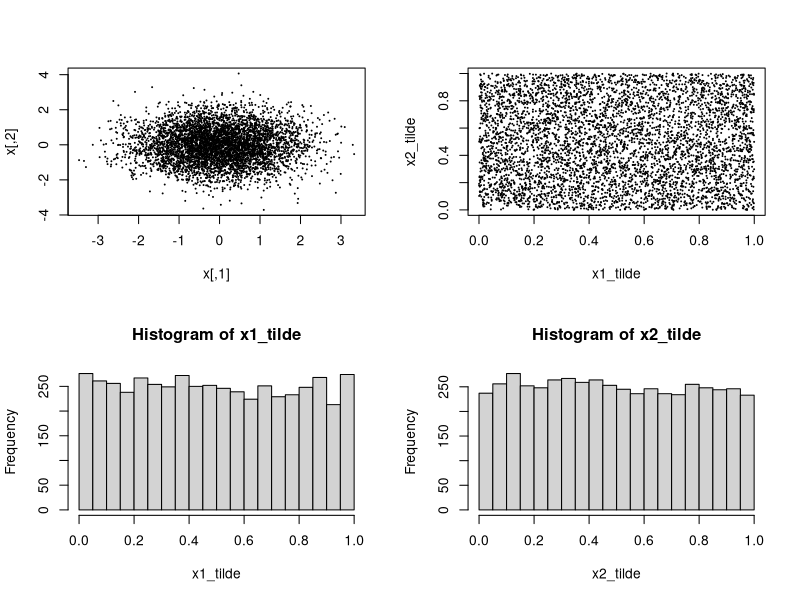
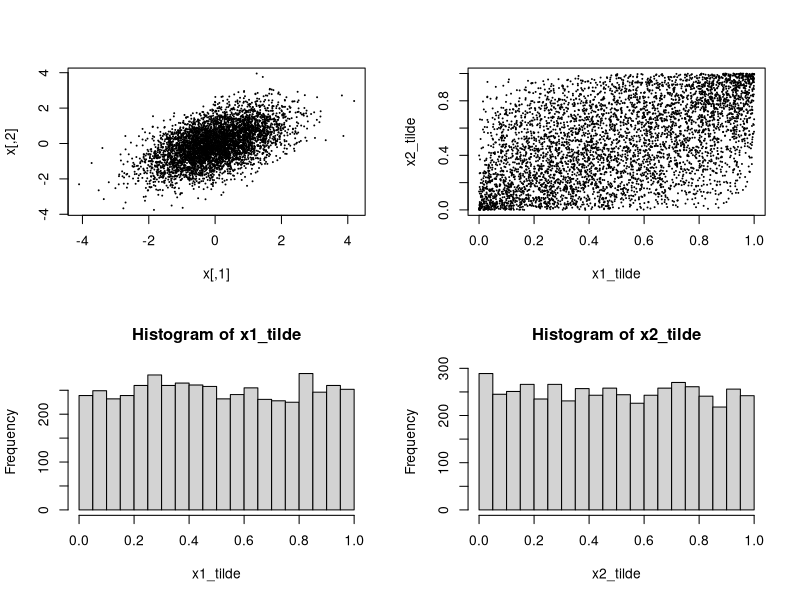
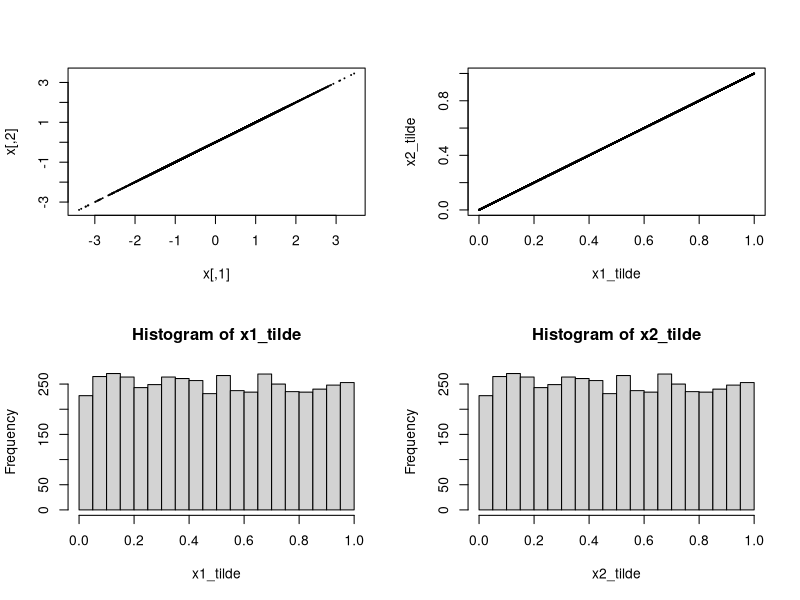
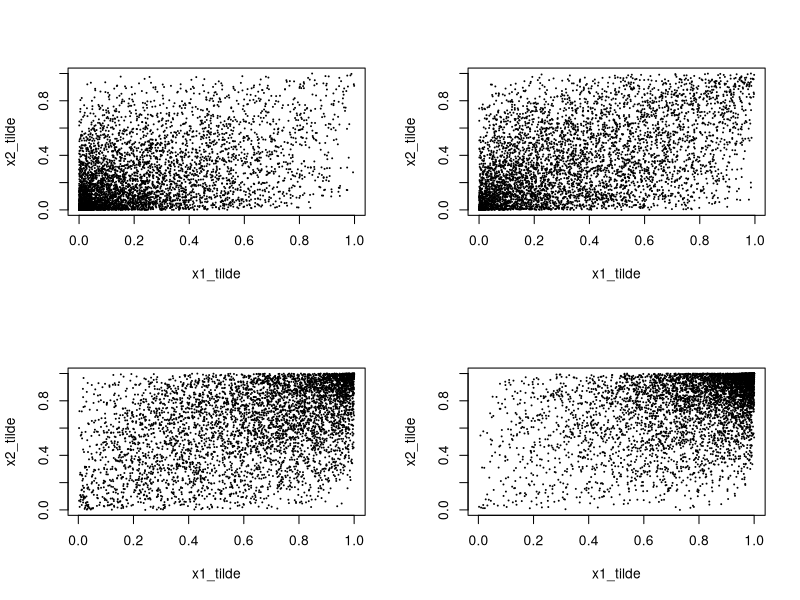
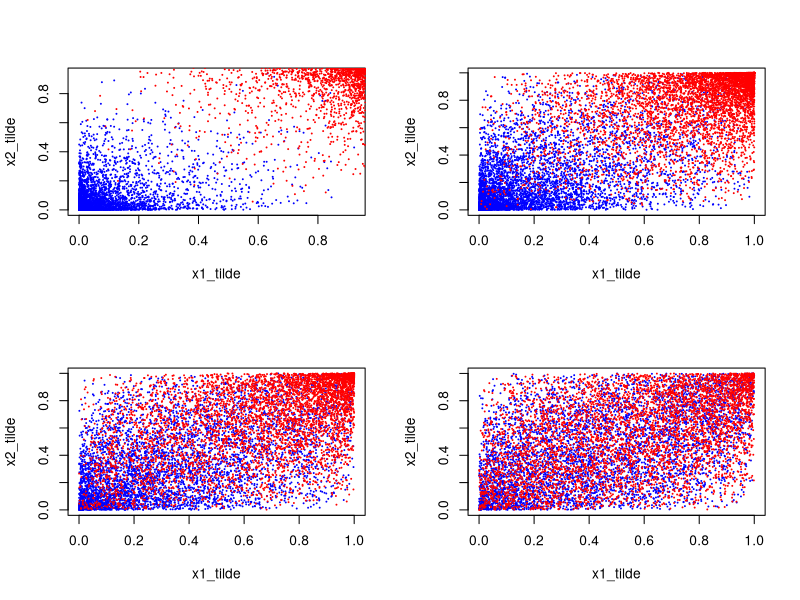

Reproduce these figures in R, in order.
library(mvtnorm)



#1. two independent standard normals
sigma = matrix(c(1, 0, 0, 1 ), nrow = 2)
x <- rmvnorm(5000, mean = rep(0,2), sigma = sigma)
par(mfrow=c(2,2))
plot(x, pch = 20, cex = .1)
x1_tilde <- pnorm(x[,1])
x2_tilde <- pnorm(x[,2])
plot(x1_tilde, x2_tilde, pch = 20, cex = .1)

hist(x1_tilde, breaks = 20)
hist(x2_tilde, breaks = 20)



#2. half correlation
sigma = matrix(c(1, .5, .5, 1 ), nrow = 2)
x <- rmvnorm(5000, mean = rep(0,2), sigma = sigma)
par(mfrow=c(2,2))
plot(x, pch = 20, cex = .1)
x1_tilde <- pnorm(x[,1])
x2_tilde <- pnorm(x[,2])
plot(x1_tilde, x2_tilde, pch = 20, cex = .1)

hist(x1_tilde, breaks = 20)
hist(x2_tilde, breaks = 20)



#3. full correlation
sigma = matrix(c(1, 1, 1, 1 ), nrow = 2)
x <- rmvnorm(5000, mean = rep(0,2), sigma = sigma)
par(mfrow=c(2,2))
plot(x, pch = 20, cex = .1)
x1_tilde <- pnorm(x[,1])
x2_tilde <- pnorm(x[,2])
plot(x1_tilde, x2_tilde, pch = 20, cex = .1)

hist(x1_tilde, breaks = 20)
hist(x2_tilde, breaks = 20)


#4. different mean
sigma = matrix(c(1, .5, .5, 1 ), nrow = 2)

par(mfrow=c(2,2))

x <- rmvnorm(5000, mean = c(-1, -1), sigma = sigma)
x1_tilde <- pnorm(x[,1])
x2_tilde <- pnorm(x[,2])
plot(x1_tilde, x2_tilde, pch = 20, cex = .1)

x <- rmvnorm(5000, mean = c(-0.5, -0.5), sigma = sigma)
x1_tilde <- pnorm(x[,1])
x2_tilde <- pnorm(x[,2])
plot(x1_tilde, x2_tilde, pch = 20, cex = .1)


x <- rmvnorm(5000, mean = c(.5, .5), sigma = sigma)
x1_tilde <- pnorm(x[,1])
x2_tilde <- pnorm(x[,2])
plot(x1_tilde, x2_tilde, pch = 20, cex = .1)

x <- rmvnorm(5000, mean = c(1, 1), sigma = sigma)
x1_tilde <- pnorm(x[,1])
x2_tilde <- pnorm(x[,2])
plot(x1_tilde, x2_tilde, pch = 20, cex = .1)


#5. two sample

sigma = matrix(c(1, .5, .5, 1 ), nrow = 2)

par(mfrow=c(2,2))

# plot 1
x <- rmvnorm(5000, mean = c(-2, -2), sigma = sigma)
x1_tilde <- pnorm(x[,1])
x2_tilde <- pnorm(x[,2])
y <- rmvnorm(5000, mean = c(2, 2), sigma = sigma)
y1_tilde <- pnorm(y[,1])
y2_tilde <- pnorm(y[,2])

plot(x1_tilde, x2_tilde, pch = 20, cex = .1, col = "blue")
points(y1_tilde, y2_tilde, pch = 20, cex = .1, col = "red")

# plot 2
x <- rmvnorm(5000, mean = c(-1, -1), sigma = sigma)
x1_tilde <- pnorm(x[,1])
x2_tilde <- pnorm(x[,2])
y <- rmvnorm(5000, mean = c(1, 1), sigma = sigma)
y1_tilde <- pnorm(y[,1])
y2_tilde <- pnorm(y[,2])

plot(x1_tilde, x2_tilde, pch = 20, cex = .1, col = "blue")
points(y1_tilde, y2_tilde, pch = 20, cex = .1, col = "red")


# plot 3
x <- rmvnorm(5000, mean = c(-.5, -.5), sigma = sigma)
x1_tilde <- pnorm(x[,1])
x2_tilde <- pnorm(x[,2])
y <- rmvnorm(5000, mean = c(.5, .5), sigma = sigma)
y1_tilde <- pnorm(y[,1])
y2_tilde <- pnorm(y[,2])

plot(x1_tilde, x2_tilde, pch = 20, cex = .1, col = "blue")
points(y1_tilde, y2_tilde, pch = 20, cex = .1, col = "red")

# plot 4
x <- rmvnorm(5000, mean = c(-.2, -.2), sigma = sigma)
x1_tilde <- pnorm(x[,1])
x2_tilde <- pnorm(x[,2])
y <- rmvnorm(5000, mean = c(.2, .2), sigma = sigma)
y1_tilde <- pnorm(y[,1])
y2_tilde <- pnorm(y[,2])

plot(x1_tilde, x2_tilde, pch = 20, cex = .1, col = "blue")
points(y1_tilde, y2_tilde, pch = 20, cex = .1, col = "red")
